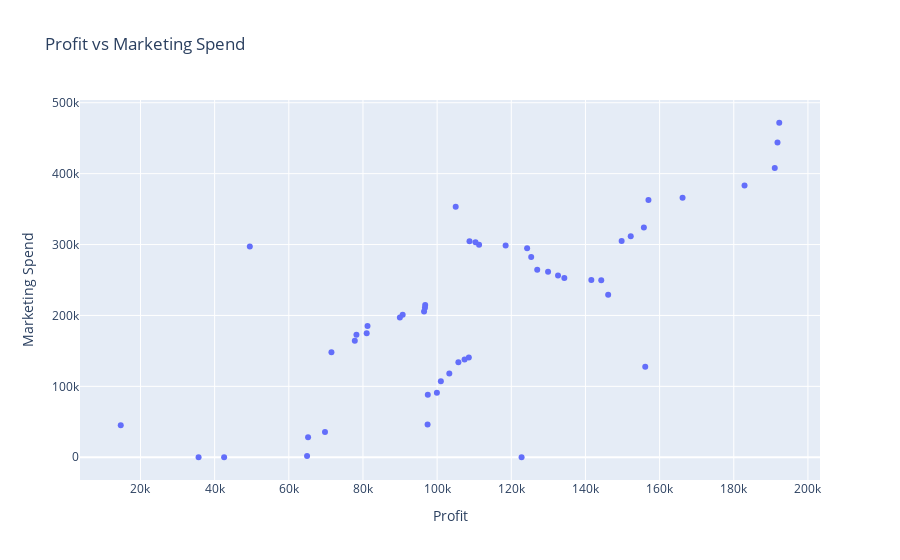

Notebook code for this chart:
### Code cell
fig=px.scatter(df,x="Profit",y="Marketing Spend",title="Profit vs Marketing Spend")
fig.show()
